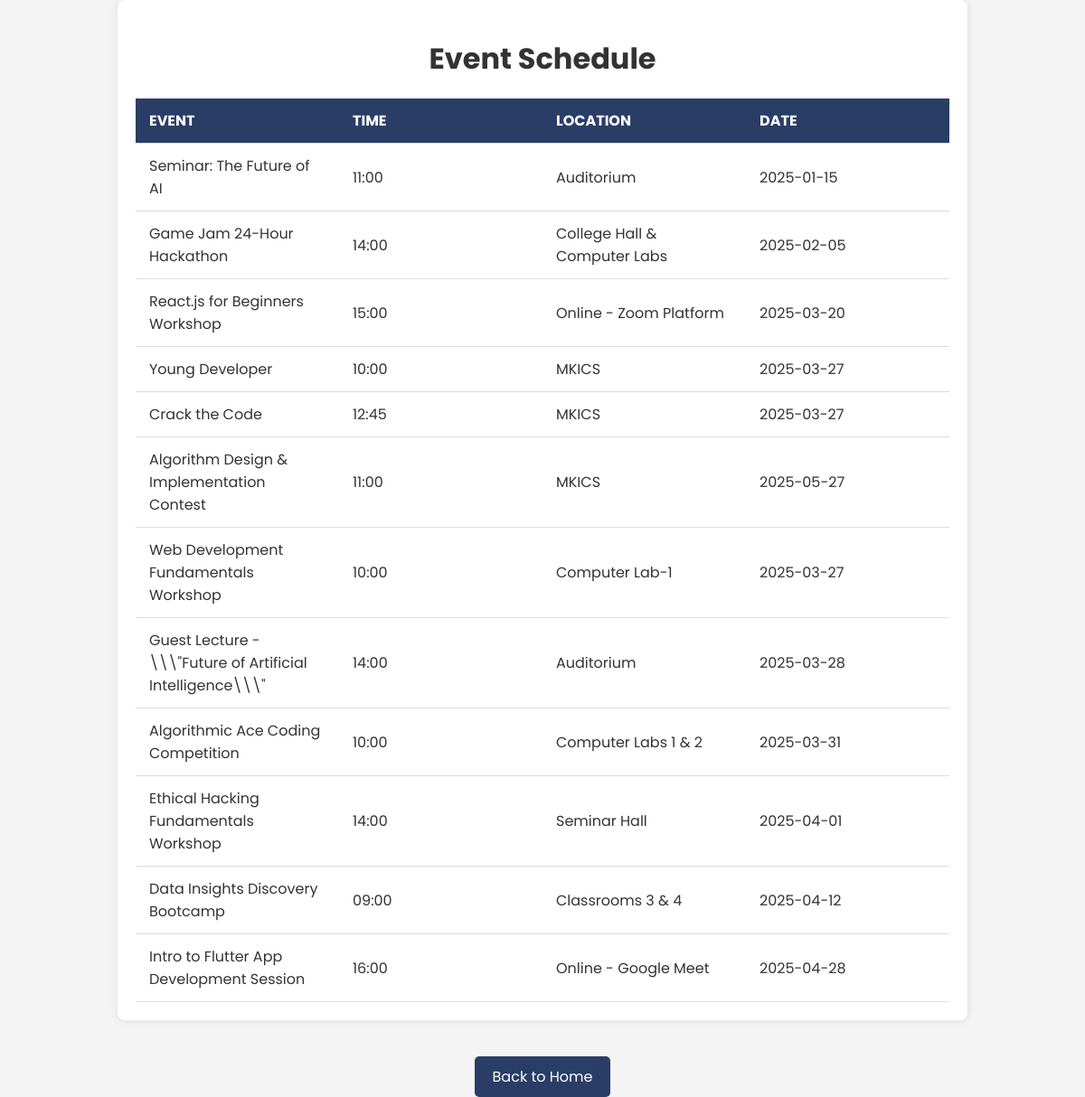
The page /event_schedule.php on the database as committed earlier.
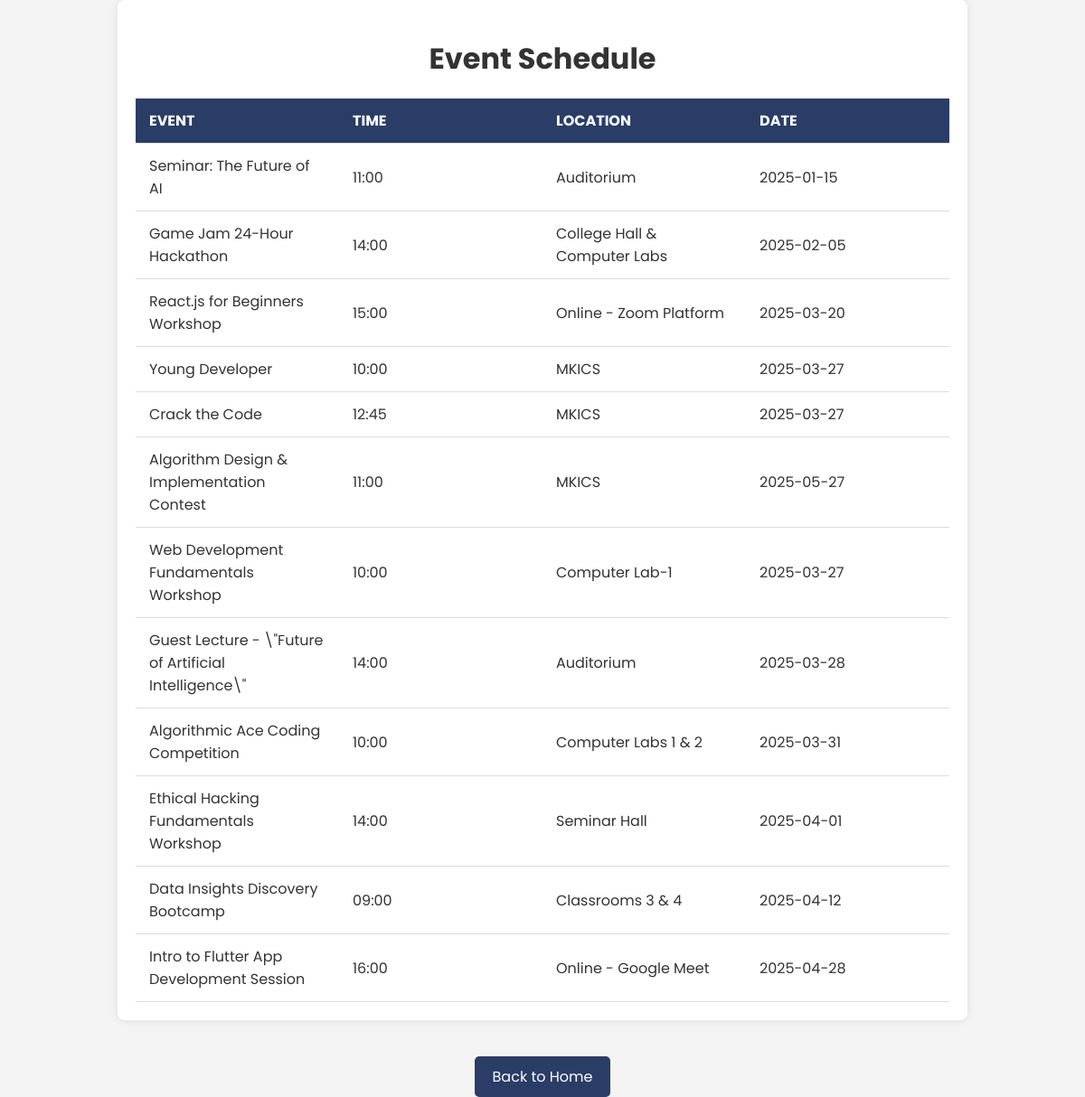
The same page on the database as committed later.
### tables this page shows
CREATE TABLE `event_schedule` (
  `id` int NOT NULL AUTO_INCREMENT,
  `event` varchar(255) NOT NULL,
  `time` varchar(255) NOT NULL,
  `location` varchar(255) DEFAULT NULL,
  `event_date` date DEFAULT NULL,
  PRIMARY KEY (`id`)
);

### event_schedule.php (the view, shortened to what this page needs)
<?php
include "config.php";
$sql = "SELECT event, time, location, event_date FROM event_schedule";
$result = mysqli_query($conn, $sql);
$schedule_data = array();
if (mysqli_num_rows($result) > 0) {
    while ($row = mysqli_fetch_assoc($result)) {
        $schedule_data[] = $row;
    }
}
?>
<!DOCTYPE html>
<html lang="en">
<head>
</head>
<body>
    <div class="schedule-container">
        <h1>Event Schedule</h1>
        <table>
            <thead>
                <tr>
                    <th>Event</th>
                    <th>Time</th>
                    <th>Location</th>
                    <th>Date</th>
                </tr>
            </thead>
            <tbody>
                <?php foreach ($schedule_data as $row): ?>
                    <tr>
                        <td><?php echo htmlspecialchars($row['event']); ?></td>
                        <td><?php echo htmlspecialchars($row['time']); ?></td>
                        <td><?php echo htmlspecialchars($row['location']); ?></td>
                        <td><?php echo htmlspecialchars($row['event_date']); ?></td>
                    </tr>
                <?php endforeach; ?>
            </tbody>
        </table>
    </div>
    <div class="back-link-container">
        <a href="dashboard.php" class="back-link">Back to Home</a>
    </div>
</body>
</html>

Rows that differ between the two databases and show on the page:
changed event_schedule: event "Guest Lecture - \\\\\\\"Future of Artificial Intelligence\\\\\\\"" → "Guest Lecture - \\\"Future of Artificial Intelligence\\\""
